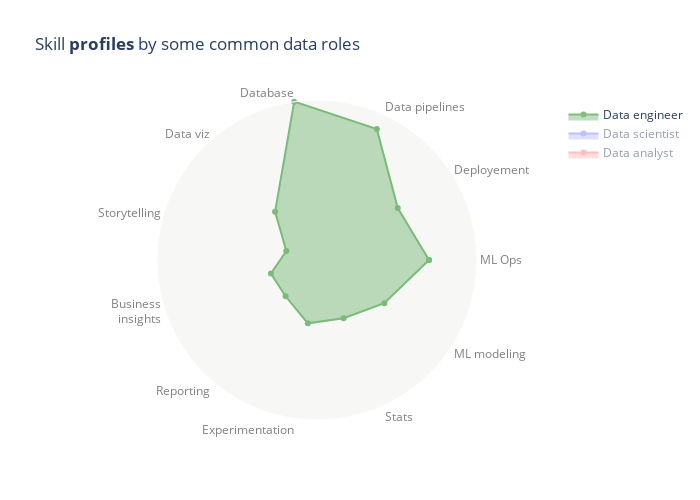

Write notebook code for a chart like this one.
### Code cell
fig = go.Figure()

for role, levels in data.items():
    fig.add_trace(
        go.Scatterpolar(
            r=data[role] + [data[role][0]],
            theta=skills + [skills[0]],
            fill="tonext",
            name = role,
            meta = [role],
            opacity=0.5,
            line=dict(color=colors[role]),
            hovertemplate="<b>%{meta[0]}</b><br>%{theta}<br>Skill level %{r}<extra></extra>",
            visible=True if role == "Data engineer" else "legendonly",

        )
    )

fig.update_layout(
    title="Skill <b>profiles</b> by some common data roles",
    width=700,
    height=500,
    hovermode="closest",
    polar=dict(
        radialaxis=dict(visible=False, range=[0, 10]),
        bgcolor="#f7f7f6",
        angularaxis=dict(
            showgrid=False, 
            ticks="", 
            color="gray"
        ),
    ),
)

fig.show()


fig.write_html("interactive_figures/spider.html")

### Figure 1 — Plotly figure (JSON) as saved in the notebook; plotly's stock layout.template omitted (floating-point values rounded to 4 significant figures)
{"data": [{"fill": "tonext", "hovertemplate": "<b>%{meta[0]}</b><br>%{theta}<br>Skill level %{r}<extra></extra>", "line": {"color": "green"}, "meta": ["Data engineer"], "name": "Data engineer", "opacity": 0.5, "r": [7, 6, 9, 10, 4, 2, 3, 3, 4, 4, 5, 7], "theta": ["ML Ops", "Deployement", "Data pipelines", "Database", "Data viz", "Storytelling", "Business<br>insights", "Reporting", "Experimentation", "Stats", "ML modeling", "ML Ops"], "type": "scatterpolar", "visible": true}, {"fill": "tonext", "hovertemplate": "<b>%{meta[0]}</b><br>%{theta}<br>Skill level %{r}<extra></extra>", "line": {"color": "blue"}, "meta": ["Data scientist"], "name": "Data scientist", "opacity": 0.5, "r": [8, 6, 5, 6, 7, 8, 8, 7, 9, 9, 9, 8], "theta": ["ML Ops", "Deployement", "Data pipelines", "Database", "Data viz", "Storytelling", "Business<br>insights", "Reporting", "Experimentation", "Stats", "ML modeling", "ML Ops"], "type": "scatterpolar", "visible": "legendonly"}, {"fill": "tonext", "hovertemplate": "<b>%{meta[0]}</b><br>%{theta}<br>Skill level %{r}<extra></extra>", "line": {"color": "red"}, "meta": ["Data analyst"], "name": "Data analyst", "opacity": 0.5, "r": [3, 2, 3, 4, 9, 9, 8, 8, 6, 7, 4, 3], "theta": ["ML Ops", "Deployement", "Data pipelines", "Database", "Data viz", "Storytelling", "Business<br>insights", "Reporting", "Experimentation", "Stats", "ML modeling", "ML Ops"], "type": "scatterpolar", "visible": "legendonly"}], "layout": {"height": 500, "hovermode": "closest", "polar": {"angularaxis": {"color": "gray", "showgrid": false, "ticks": ""}, "bgcolor": "#f7f7f6", "radialaxis": {"range": [0, 10], "visible": false}}, "title": {"text": "Skill <b>profiles</b> by some common data roles"}, "width": 700}}
